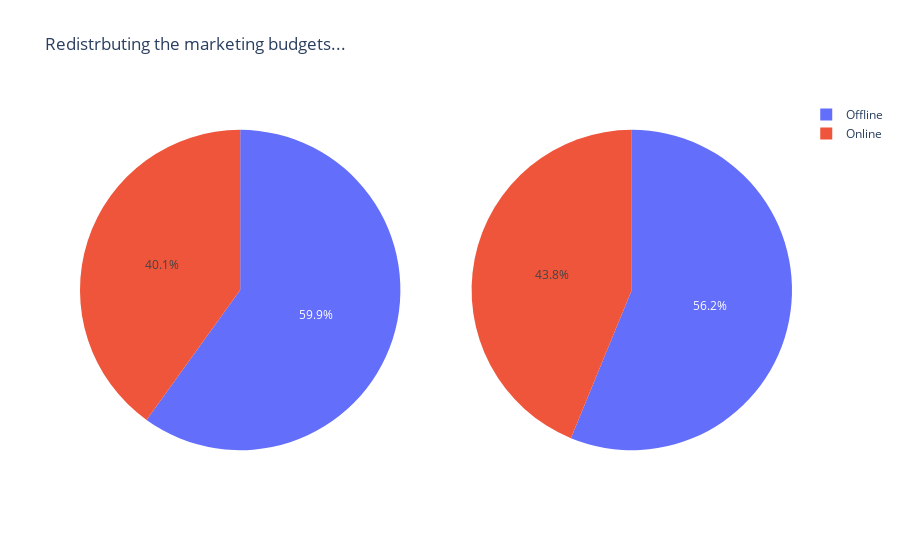

The notebook cell saved with this chart:
### Code cell
import plotly.graph_objects as go
from plotly.subplots import make_subplots

labels = ["Offline", "Online"]

# Create subplots: use 'domain' type for Pie subplot
fig = make_subplots(rows=1, cols=2, specs=[[{'type':'domain'}, {'type':'domain'}]])
fig.add_trace(go.Pie(labels=labels, values=currect_dist, name="Existing allocation"),
              1, 1)
fig.add_trace(go.Pie(labels=labels, values=new_dist, name="Optimized allocation"),
              1, 2)
fig.update_layout(title_text="Redistrbuting the marketing budgets...")

### Figure 1 — Plotly figure (JSON) as saved in the notebook; plotly's stock layout.template omitted (floating-point values rounded to 4 significant figures)
{"data": [{"domain": {"x": [0, 0.45], "y": [0, 1]}, "labels": ["Offline", "Online"], "name": "Existing allocation", "type": "pie", "values": [2891.0, 1932.0]}, {"domain": {"x": [0.55, 1], "y": [0, 1]}, "labels": ["Offline", "Online"], "name": "Optimized allocation", "type": "pie", "values": [2711.0, 2112.0]}], "layout": {"title": {"text": "Redistrbuting the marketing budgets..."}}}
